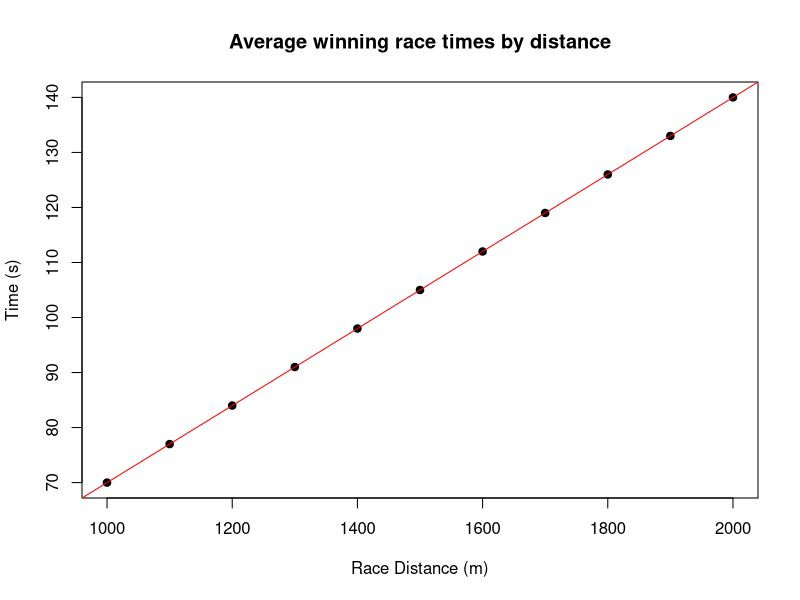

The R source for this figure:
## ---- chunk 1
dist <- seq(1000, 2000, by=100)
time <- 0.070*dist
plot(dist, time, main="Average winning race times by distance", 
     xlab="Race Distance (m)", ylab="Time (s)", pch=19)
abline(lm(time~dist), col="red")
